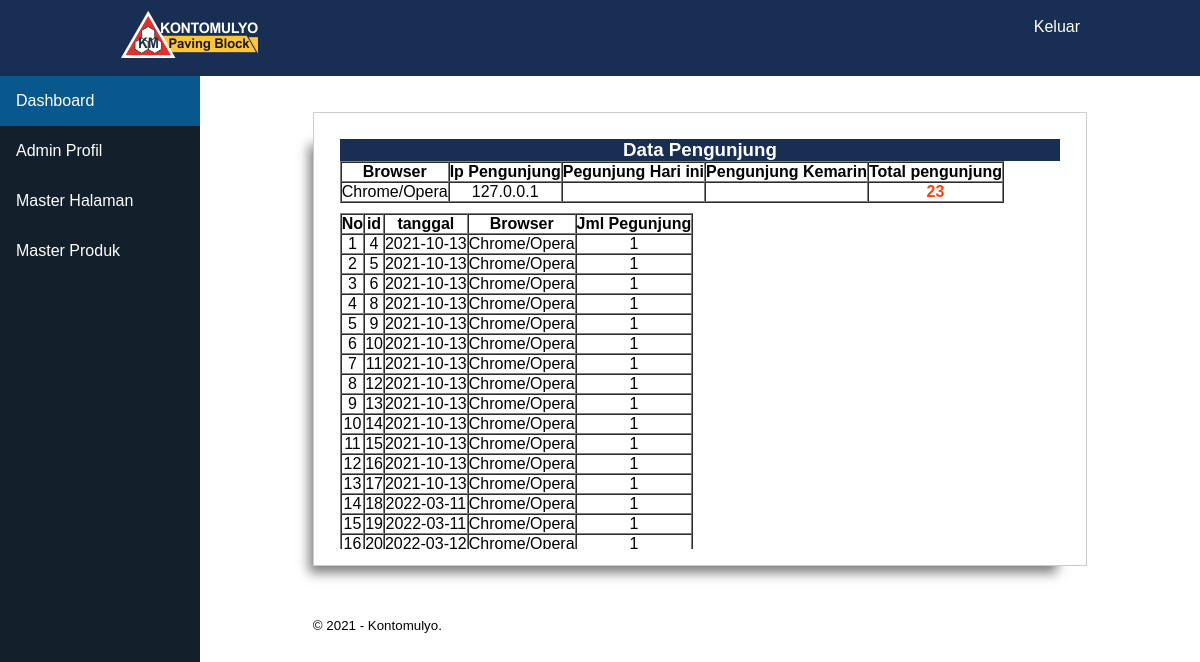
The page /visitor-counter.php (signed in) on the database its author committed.
### tables this page shows
CREATE TABLE `counterdb` (
  `id` int(11) NOT NULL,
  `tanggal` date NOT NULL,
  `ip_address` varchar(20) NOT NULL,
  `counter` varchar(20) NOT NULL,
  `browser` varchar(20) NOT NULL
);

### counter.php (called while the page is built, shortened)
<?php
include "db.php";
$browser = $_SERVER['HTTP_USER_AGENT'];
$chrome = '/Chrome/';
if (preg_match($chrome, $browser))
    $data = "Chrome/Opera";
$ipaddress = $_SERVER['REMOTE_ADDR']."";
$browser = $data;
$tanggal = date('Y-m-d');
$kunjungan = 1;
if (!isset($_SESSION['counterdb'])){
mysqli_query($conn,"INSERT INTO counterdb (tanggal,ip_address,counter,browser) VALUES ('".$tanggal."','".$ipaddress."','".$kunjungan."','".$browser."')");
}
$sql = mysqli_fetch_array(mysqli_query($conn,'SELECT sum(counter) as total FROM counterdb'));
?>

### visitor-counter.php (the view, shortened to what this page needs)
<!DOCTYPE html>
<html>
<head>
		<link rel="stylesheet" type="text/css" href="css/style.css">
		<link rel="stylesheet" type="text/css" href="css/sidebar.css">
</head>
<body>
		<header>
		<div class="container">
			<h1><a href="dashboard.php"><img src="img/km-logo.png" /></a></h1>
			<br><ul></li><a href="keluar.php">Keluar</a></li></ul></br>
		</div>
	</header>
<div class="sidebar">
<a class="active"href="dashboard.php">Dashboard</a>
  				<a href="profil.php">Admin Profil</a>
				<a href="master-halaman.php">Master Halaman</a>
				<a  href="master-produk.php">Master Produk</a>
</div>
<?php
 include "counter.php";
?>
<div class="content">
<div class="section">
<div class="container">
<div class="box">
<div class="visit">
<div style="overflow:auto; width:100%px; height:400px; padding:10px; border:1px solid white">
	<header>
		<h3>Data Pengunjung</h3>
	</header>
	<article>
<table border="1" cellspacing="0" class="table1">
	<tr>
		<th>Browser</th>
		<th>Ip Pengunjung</th>
		<th>Pegunjung Hari ini</th>
		<th>Pengunjung Kemarin</th>
		<th>Total pengunjung</th>
	</tr>
	<tr>
		<td>
			<?php
			 switch($browser){
			 case "Chrome/Opera" : echo "".$browser.""; break;
			 } ?>
		</td>
		<td><?php echo "".$_SERVER['REMOTE_ADDR']."";?></td>
		<td><p><?php echo "".$hari_ini['hari_ini'].""; ?></p></td>
		<td><p><?php echo "".$kemarin['kemarin'].""; ?></p></td>
		<td><p><?php echo "".$sql['total']."";?></p></td>
	</tr>
</table>
<table border ="1" class="table2" cellspacing="0">
	<tr>
		<th>No</th>
		<th>id</th>
		<th>tanggal</th>
		<th>Browser</th>
		<th>Jml Pegunjung</th>
	</tr>
	<?php $no=0; ?>
	<?php $sql="SELECT * FROM counterdb";
		  $sqli=mysqli_query($conn,$sql);
	 ?>
	 <?php while ($tampil=mysqli_fetch_array($sqli)) {  ?>
	 <?php $no++;?>
	<tr>
		<td><?php echo "$no"; ?></td>
		<td><?php echo "$tampil[id]";?></td>
		<td><?php echo "$tampil[tanggal]";?></td>
		<td><?php echo "$tampil[browser]";?></td>
		<td><?php echo "$tampil[counter]";?></td>
		<?php }?>
	</tr>
</table>
	</article>
</div>
	 </div>
	 </div>
	 </div>
	<footer>
		<div class="container">
			<small>&copy; 2021 - Kontomulyo.</small>
		</div>
	</footer>
</body>
</html>
</body>
</html>

### css/style.css (style rules this page uses)
* { padding:0; margin:0; font-family: 'Roboto', sans-serif; font-family: 'Zen Kaku Gothic Antique', sans-serif; }
body { background-color: #ffffff; }
a { color: inherit; text-decoration: none; }
header { background-color: #182e53; color: #fff; position: top; }
header h1 { float: left; padding:10px 0; }
header ul { float: right; }
footer { padding:25px 0; }
.container { width: 80%; margin:0 auto; }
.container:after { content: ''; display: block; clear: both; }
.section { padding:25px 0; }
.box { background-color: #fff; border:1px solid #ccc; padding:15px; box-sizing: border-box; margin:10px 0 25px 0; box-shadow: -17px 20px 11px -13px rgba(0,0,0,0.5); -webkit-box-shadow: -17px 20px 11px -13px rgba(0,0,0,0.5); -moz-box-shadow: -17px 20px 11px -13px rgba(0,0,0,0.5); }
.box:after { content: ''; display: block; clear: both; }

### css/sidebar.css (style rules this page uses)
body { margin: 0; font-family: "Lato", sans-serif; }
.sidebar { margin: 0; padding: 0; width: 200px; background-color: #13202c; position: absolute; height: 200%; overflow: auto; }
.sidebar a { display: block; color: rgb(255, 255, 255); padding: 16px; text-decoration: none; }
.sidebar a.active { background-color: #08588d; color: white; }
div.content { margin-left: 200px; padding: 1px 16px; height: 100%; }

### visitor-counter.php (style rules this page uses)
.visit { margin: auto; width: 100%; }
h3 { text-align: center }
td { text-align: center; }
p { font-weight: bold; color: orangered }
.table1 { margin-bottom: 10px; }

### rows shown on the page
counterdb: id "4", tanggal "2021-10-13", browser "Chrome/Opera", counter "1"
counterdb: id "5", tanggal "2021-10-13", browser "Chrome/Opera", counter "1"
counterdb: id "6", tanggal "2021-10-13", browser "Chrome/Opera", counter "1"
counterdb: id "8", tanggal "2021-10-13", browser "Chrome/Opera", counter "1"
counterdb: id "9", tanggal "2021-10-13", browser "Chrome/Opera", counter "1"
counterdb: id "10", tanggal "2021-10-13", browser "Chrome/Opera", counter "1"
counterdb: id "11", tanggal "2021-10-13", browser "Chrome/Opera", counter "1"
counterdb: id "12", tanggal "2021-10-13", browser "Chrome/Opera", counter "1"
counterdb: id "13", tanggal "2021-10-13", browser "Chrome/Opera", counter "1"
counterdb: id "14", tanggal "2021-10-13", browser "Chrome/Opera", counter "1"
counterdb: id "15", tanggal "2021-10-13", browser "Chrome/Opera", counter "1"
counterdb: id "16", tanggal "2021-10-13", browser "Chrome/Opera", counter "1"
counterdb: id "17", tanggal "2021-10-13", browser "Chrome/Opera", counter "1"
counterdb: id "18", tanggal "2022-03-11", browser "Chrome/Opera", counter "1"
counterdb: id "19", tanggal "2022-03-11", browser "Chrome/Opera", counter "1"
counterdb: id "20", tanggal "2022-03-12", browser "Chrome/Opera", counter "1"

### other values the page prints
$browser "Chrome/Opera"
$_SERVER['REMOTE_ADDR'] "127.0.0.1"
$sql['total'] "23"
